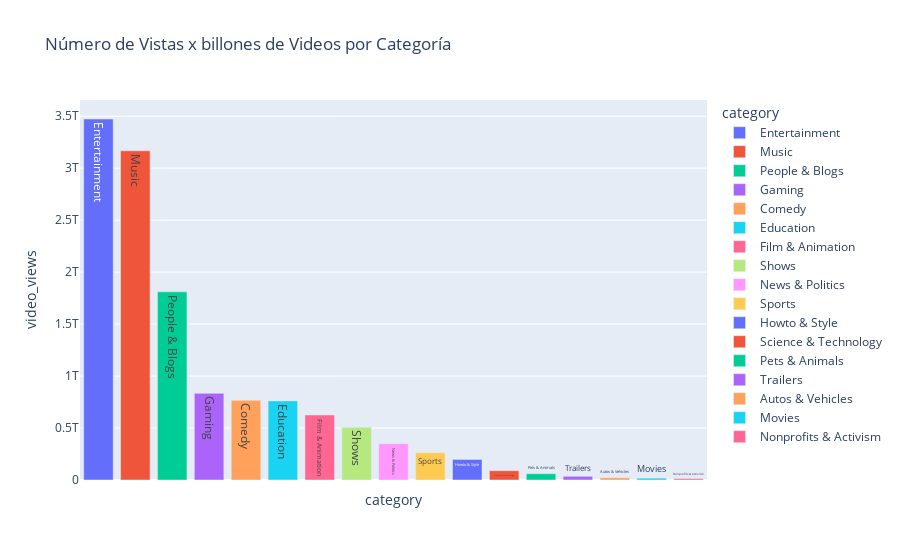

Notebook cell for this chart:
### Markdown cell above
MrBeast es extremadamente popular en YouTube, acumulando un impresionante total de 284 millones de suscriptores en su canal. Además, observamos una gran popularidad en los canales de música provenientes de la India, lo que probablemente se deba a la alta población del país. Otro aspecto destacado es la prevalencia de canales especializados para niños en el top 10. Esto sugiere que los niños de temprana edad son grandes consumidores de contenido en YouTube, dedicando una parte significativa de su tiempo diario a ver videos en la plataforma.

### Code cell
# Analizar cuántas vistas tienen los videos de cada categoría para identificar cuáles generan más engagement.
# Agrupar y sumar vistas de videos por categoría
views_by_category = df.groupby('category')['video_views'].sum().reset_index()

# Ordenar por vistas de videos de mayor a menor
views_by_category = views_by_category.sort_values(by='video_views', ascending=False)

# Crear el gráfico de barras interactivo con Plotly Express
fig = px.bar(views_by_category, x='category', y='video_views', 
             title='Número de Vistas x billones de Videos por Categoría', text='category', color='category')

# Ocultar las etiquetas del eje x
fig.update_xaxes(showticklabels=False)

# Mostrar el gráfico
fig.show()

### Figure 1 — Plotly figure (JSON) as saved in the notebook; plotly's stock layout.template omitted (floating-point values rounded to 4 significant figures)
{"data": [{"alignmentgroup": "True", "hovertemplate": "category=%{text}<br>video_views=%{y}<extra></extra>", "legendgroup": "Entertainment", "marker": {"color": "#636efa", "pattern": {"shape": ""}}, "name": "Entertainment", "offsetgroup": "Entertainment", "orientation": "v", "showlegend": true, "text": ["Entertainment"], "textposition": "auto", "type": "bar", "x": ["Entertainment"], "xaxis": "x", "y": [3473121289743], "yaxis": "y"}, {"alignmentgroup": "True", "hovertemplate": "category=%{text}<br>video_views=%{y}<extra></extra>", "legendgroup": "Music", "marker": {"color": "#EF553B", "pattern": {"shape": ""}}, "name": "Music", "offsetgroup": "Music", "orientation": "v", "showlegend": true, "text": ["Music"], "textposition": "auto", "type": "bar", "x": ["Music"], "xaxis": "x", "y": [3167116990535], "yaxis": "y"}, {"alignmentgroup": "True", "hovertemplate": "category=%{text}<br>video_views=%{y}<extra></extra>", "legendgroup": "People & Blogs", "marker": {"color": "#00cc96", "pattern": {"shape": ""}}, "name": "People & Blogs", "offsetgroup": "People & Blogs", "orientation": "v", "showlegend": true, "text": ["People & Blogs"], "textposition": "auto", "type": "bar", "x": ["People & Blogs"], "xaxis": "x", "y": [1810546432432], "yaxis": "y"}, {"alignmentgroup": "True", "hovertemplate": "category=%{text}<br>video_views=%{y}<extra></extra>", "legendgroup": "Gaming", "marker": {"color": "#ab63fa", "pattern": {"shape": ""}}, "name": "Gaming", "offsetgroup": "Gaming", "orientation": "v", "showlegend": true, "text": ["Gaming"], "textposition": "auto", "type": "bar", "x": ["Gaming"], "xaxis": "x", "y": [834164318351], "yaxis": "y"}, {"alignmentgroup": "True", "hovertemplate": "category=%{text}<br>video_views=%{y}<extra></extra>", "legendgroup": "Comedy", "marker": {"color": "#FFA15A", "pattern": {"shape": ""}}, "name": "Comedy", "offsetgroup": "Comedy", "orientation": "v", "showlegend": true, "text": ["Comedy"], "textposition": "auto", "type": "bar", "x": ["Comedy"], "xaxis": "x", "y": [766353913466], "yaxis": "y"}, {"alignmentgroup": "True", "hovertemplate": "category=%{text}<br>video_views=%{y}<extra></extra>", "legendgroup": "Education", "marker": {"color": "#19d3f3", "pattern": {"shape": ""}}, "name": "Education", "offsetgroup": "Education", "orientation": "v", "showlegend": true, "text": ["Education"], "textposition": "auto", "type": "bar", "x": ["Education"], "xaxis": "x", "y": [761102247776], "yaxis": "y"}, {"alignmentgroup": "True", "hovertemplate": "category=%{text}<br>video_views=%{y}<extra></extra>", "legendgroup": "Film & Animation", "marker": {"color": "#FF6692", "pattern": {"shape": ""}}, "name": "Film & Animation", "offsetgroup": "Film & Animation", "orientation": "v", "showlegend": true, "text": ["Film & Animation"], "textposition": "auto", "type": "bar", "x": ["Film & Animation"], "xaxis": "x", "y": [625624048954], "yaxis": "y"}, {"alignmentgroup": "True", "hovertemplate": "category=%{text}<br>video_views=%{y}<extra></extra>", "legendgroup": "Shows", "marker": {"color": "#B6E880", "pattern": {"shape": ""}}, "name": "Shows", "offsetgroup": "Shows", "orientation": "v", "showlegend": true, "text": ["Shows"], "textposition": "auto", "type": "bar", "x": ["Shows"], "xaxis": "x", "y": [507203588423], "yaxis": "y"}, {"alignmentgroup": "True", "hovertemplate": "category=%{text}<br>video_views=%{y}<extra></extra>", "legendgroup": "News & Politics", "marker": {"color": "#FF97FF", "pattern": {"shape": ""}}, "name": "News & Politics", "offsetgroup": "News & Politics", "orientation": "v", "showlegend": true, "text": ["News & Politics"], "textposition": "auto", "type": "bar", "x": ["News & Politics"], "xaxis": "x", "y": [349293337675], "yaxis": "y"}, {"alignmentgroup": "True", "hovertemplate": "category=%{text}<br>video_views=%{y}<extra></extra>", "legendgroup": "Sports", "marker": {"color": "#FECB52", "pattern": {"shape": ""}}, "name": "Sports", "offsetgroup": "Sports", "orientation": "v", "showlegend": true, "text": ["Sports"], "textposition": "auto", "type": "bar", "x": ["Sports"], "xaxis": "x", "y": [262661182307], "yaxis": "y"}, {"alignmentgroup": "True", "hovertemplate": "category=%{text}<br>video_views=%{y}<extra></extra>", "legendgroup": "Howto & Style", "marker": {"color": "#636efa", "pattern": {"shape": ""}}, "name": "Howto & Style", "offsetgroup": "Howto & Style", "orientation": "v", "showlegend": true, "text": ["Howto & Style"], "textposition": "auto", "type": "bar", "x": ["Howto & Style"], "xaxis": "x", "y": [197934953625], "yaxis": "y"}, {"alignmentgroup": "True", "hovertemplate": "category=%{text}<br>video_views=%{y}<extra></extra>", "legendgroup": "Science & Technology", "marker": {"color": "#EF553B", "pattern": {"shape": ""}}, "name": "Science & Technology", "offsetgroup": "Science & Technology", "orientation": "v", "showlegend": true, "text": ["Science & Technology"], "textposition": "auto", "type": "bar", "x": ["Science & Technology"], "xaxis": "x", "y": [89477208725], "yaxis": "y"}, {"alignmentgroup": "True", "hovertemplate": "category=%{text}<br>video_views=%{y}<extra></extra>", "legendgroup": "Pets & Animals", "marker": {"color": "#00cc96", "pattern": {"shape": ""}}, "name": "Pets & Animals", "offsetgroup": "Pets & Animals", "orientation": "v", "showlegend": true, "text": ["Pets & Animals"], "textposition": "auto", "type": "bar", "x": ["Pets & Animals"], "xaxis": "x", "y": [60282083812], "yaxis": "y"}, {"alignmentgroup": "True", "hovertemplate": "category=%{text}<br>video_views=%{y}<extra></extra>", "legendgroup": "Trailers", "marker": {"color": "#ab63fa", "pattern": {"shape": ""}}, "name": "Trailers", "offsetgroup": "Trailers", "orientation": "v", "showlegend": true, "text": ["Trailers"], "textposition": "auto", "type": "bar", "x": ["Trailers"], "xaxis": "x", "y": [35471558079], "yaxis": "y"}, {"alignmentgroup": "True", "hovertemplate": "category=%{text}<br>video_views=%{y}<extra></extra>", "legendgroup": "Autos & Vehicles", "marker": {"color": "#FFA15A", "pattern": {"shape": ""}}, "name": "Autos & Vehicles", "offsetgroup": "Autos & Vehicles", "orientation": "v", "showlegend": true, "text": ["Autos & Vehicles"], "textposition": "auto", "type": "bar", "x": ["Autos & Vehicles"], "xaxis": "x", "y": [21696053481], "yaxis": "y"}, {"alignmentgroup": "True", "hovertemplate": "category=%{text}<br>video_views=%{y}<extra></extra>", "legendgroup": "Movies", "marker": {"color": "#19d3f3", "pattern": {"shape": ""}}, "name": "Movies", "offsetgroup": "Movies", "orientation": "v", "showlegend": true, "text": ["Movies"], "textposition": "auto", "type": "bar", "x": ["Movies"], "xaxis": "x", "y": [18152147744], "yaxis": "y"}, {"alignmentgroup": "True", "hovertemplate": "category=%{text}<br>video_views=%{y}<extra></extra>", "legendgroup": "Nonprofits & Activism", "marker": {"color": "#FF6692", "pattern": {"shape": ""}}, "name": "Nonprofits & Activism", "offsetgroup": "Nonprofits & Activism", "orientation": "v", "showlegend": true, "text": ["Nonprofits & Activism"], "textposition": "auto", "type": "bar", "x": ["Nonprofits & Activism"], "xaxis": "x", "y": [13465095974], "yaxis": "y"}], "layout": {"barmode": "relative", "legend": {"title": {"text": "category"}, "tracegroupgap": 0}, "title": {"text": "Número de Vistas x billones de Videos por Categoría"}, "xaxis": {"anchor": "y", "categoryarray": ["Entertainment", "Music", "People & Blogs", "Gaming", "Comedy", "Education", "Film & Animation", "Shows", "News & Politics", "Sports", "Howto & Style", "Science & Technology", "Pets & Animals", "Trailers", "Autos & Vehicles", "Movies", "Nonprofits & Activism"], "categoryorder": "array", "domain": [0, 1], "showticklabels": false, "title": {"text": "category"}}, "yaxis": {"anchor": "x", "domain": [0, 1], "title": {"text": "video_views"}}}}
